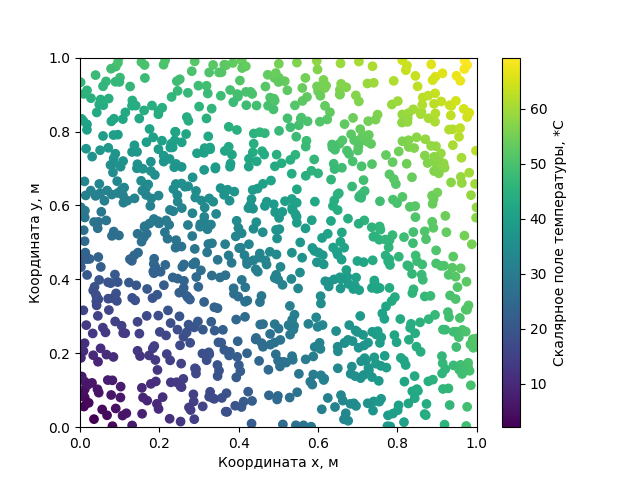

Write the Python code that produced this figure.
import matplotlib.pyplot as plt
import numpy as np
import random

fig, ax = plt.subplots()

N = 1000
x, y = np.zeros(N), np.zeros(N)
for i in range(N):
    x[i] = random.uniform(0, 1)
    y[i] = random.uniform(0, 1)

scalar_field = 50 * np.sqrt(x**2 + y**2)

sc_plot = ax.scatter(x, y, c=scalar_field) 

ax.set_xlabel('Координата x, м')
ax.set_ylabel('Координата y, м')

cbar = fig.colorbar(sc_plot)
cbar.set_label('Скалярное поле температуры, *C')

plt.xlim(0, 1)
plt.ylim(0, 1)
plt.savefig("scalar_fields.png")